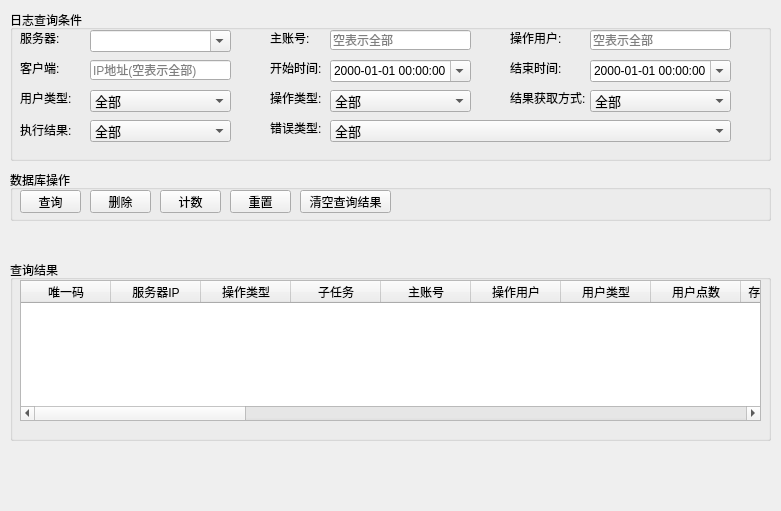
<?xml version="1.0" encoding="UTF-8"?>
<ui version="4.0">
 <class>TabLogWidget</class>
 <widget class="QWidget" name="TabLogWidget">
  <property name="geometry">
   <rect>
    <x>0</x>
    <y>0</y>
    <width>781</width>
    <height>511</height>
   </rect>
  </property>
  <property name="windowTitle">
   <string>Form</string>
  </property>
  <widget class="QGroupBox" name="grpBoxLog">
   <property name="geometry">
    <rect>
     <x>10</x>
     <y>10</y>
     <width>761</width>
     <height>151</height>
    </rect>
   </property>
   <property name="title">
    <string>日志查询条件</string>
   </property>
   <widget class="QLabel" name="labelA0">
    <property name="geometry">
     <rect>
      <x>10</x>
      <y>20</y>
      <width>61</width>
      <height>16</height>
     </rect>
    </property>
    <property name="text">
     <string>服务器:</string>
    </property>
   </widget>
   <widget class="QLabel" name="labelA1">
    <property name="geometry">
     <rect>
      <x>260</x>
      <y>20</y>
      <width>51</width>
      <height>16</height>
     </rect>
    </property>
    <property name="text">
     <string>主账号:</string>
    </property>
   </widget>
   <widget class="QLineEdit" name="lineMaster">
    <property name="geometry">
     <rect>
      <x>320</x>
      <y>20</y>
      <width>141</width>
      <height>20</height>
     </rect>
    </property>
    <property name="placeholderText">
     <string>空表示全部</string>
    </property>
   </widget>
   <widget class="QLineEdit" name="lineOpUser">
    <property name="geometry">
     <rect>
      <x>580</x>
      <y>20</y>
      <width>141</width>
      <height>20</height>
     </rect>
    </property>
    <property name="placeholderText">
     <string>空表示全部</string>
    </property>
   </widget>
   <widget class="QLabel" name="labelA2">
    <property name="geometry">
     <rect>
      <x>500</x>
      <y>20</y>
      <width>61</width>
      <height>16</height>
     </rect>
    </property>
    <property name="text">
     <string>操作用户:</string>
    </property>
   </widget>
   <widget class="QLineEdit" name="lineClientIp">
    <property name="geometry">
     <rect>
      <x>80</x>
      <y>50</y>
      <width>141</width>
      <height>20</height>
     </rect>
    </property>
    <property name="text">
     <string/>
    </property>
    <property name="placeholderText">
     <string>IP地址(空表示全部)</string>
    </property>
   </widget>
   <widget class="QLabel" name="labelB0">
    <property name="geometry">
     <rect>
      <x>10</x>
      <y>50</y>
      <width>61</width>
      <height>16</height>
     </rect>
    </property>
    <property name="text">
     <string>客户端:</string>
    </property>
   </widget>
   <widget class="QLabel" name="labelB1">
    <property name="geometry">
     <rect>
      <x>260</x>
      <y>50</y>
      <width>51</width>
      <height>16</height>
     </rect>
    </property>
    <property name="text">
     <string>开始时间:</string>
    </property>
   </widget>
   <widget class="QLabel" name="labelB2">
    <property name="geometry">
     <rect>
      <x>500</x>
      <y>50</y>
      <width>61</width>
      <height>16</height>
     </rect>
    </property>
    <property name="text">
     <string>结束时间:</string>
    </property>
   </widget>
   <widget class="QComboBox" name="comboBoxTaskResult">
    <property name="geometry">
     <rect>
      <x>80</x>
      <y>110</y>
      <width>141</width>
      <height>22</height>
     </rect>
    </property>
    <property name="font">
     <font>
      <pointsize>10</pointsize>
      <weight>50</weight>
      <bold>false</bold>
     </font>
    </property>
    <item>
     <property name="text">
      <string>全部</string>
     </property>
    </item>
    <item>
     <property name="text">
      <string>1.成功</string>
     </property>
    </item>
    <item>
     <property name="text">
      <string>0.失败</string>
     </property>
    </item>
   </widget>
   <widget class="QLabel" name="labelD0">
    <property name="geometry">
     <rect>
      <x>10</x>
      <y>110</y>
      <width>61</width>
      <height>20</height>
     </rect>
    </property>
    <property name="text">
     <string>执行结果:</string>
    </property>
   </widget>
   <widget class="QComboBox" name="comboBoxUserType">
    <property name="geometry">
     <rect>
      <x>80</x>
      <y>80</y>
      <width>141</width>
      <height>22</height>
     </rect>
    </property>
    <property name="font">
     <font>
      <pointsize>10</pointsize>
      <weight>50</weight>
      <bold>false</bold>
     </font>
    </property>
    <item>
     <property name="text">
      <string>全部</string>
     </property>
    </item>
    <item>
     <property name="text">
      <string>1.会员</string>
     </property>
    </item>
    <item>
     <property name="text">
      <string>2.代理</string>
     </property>
    </item>
   </widget>
   <widget class="QLabel" name="labelC0">
    <property name="geometry">
     <rect>
      <x>10</x>
      <y>80</y>
      <width>61</width>
      <height>16</height>
     </rect>
    </property>
    <property name="text">
     <string>用户类型:</string>
    </property>
   </widget>
   <widget class="QComboBox" name="comboBoxOpType">
    <property name="geometry">
     <rect>
      <x>320</x>
      <y>80</y>
      <width>141</width>
      <height>22</height>
     </rect>
    </property>
    <property name="font">
     <font>
      <pointsize>10</pointsize>
      <weight>50</weight>
      <bold>false</bold>
     </font>
    </property>
    <property name="maxVisibleItems">
     <number>40</number>
    </property>
    <item>
     <property name="text">
      <string>全部</string>
     </property>
    </item>
    <item>
     <property name="text">
      <string>1.用户注册</string>
     </property>
    </item>
    <item>
     <property name="text">
      <string>2.编辑用户信息</string>
     </property>
    </item>
    <item>
     <property name="text">
      <string>3.用户状态切换</string>
     </property>
    </item>
    <item>
     <property name="text">
      <string>4.投注状态切换</string>
     </property>
    </item>
    <item>
     <property name="text">
      <string>5.存入点数</string>
     </property>
    </item>
    <item>
     <property name="text">
      <string>6.提出点数</string>
     </property>
    </item>
    <item>
     <property name="text">
      <string>7.获取用户点数</string>
     </property>
    </item>
    <item>
     <property name="text">
      <string>8.获取主账号点数</string>
     </property>
    </item>
    <item>
     <property name="text">
      <string>9.登录激活-&gt;(新)账号解锁</string>
     </property>
    </item>
    <item>
     <property name="text">
      <string>10.注册激活(新版未使用)</string>
     </property>
    </item>
    <item>
     <property name="text">
      <string>11.验证用户名</string>
     </property>
    </item>
    <item>
     <property name="text">
      <string>12.验证别名</string>
     </property>
    </item>
    <item>
     <property name="text">
      <string>13.同步用户名</string>
     </property>
    </item>
    <item>
     <property name="text">
      <string>14.同步报表</string>
     </property>
    </item>
    <item>
     <property name="text">
      <string>15.获取用户/投注状态</string>
     </property>
    </item>
    <item>
     <property name="text">
      <string>16.账号转移</string>
     </property>
    </item>
   </widget>
   <widget class="QLabel" name="labelC1">
    <property name="geometry">
     <rect>
      <x>260</x>
      <y>80</y>
      <width>51</width>
      <height>16</height>
     </rect>
    </property>
    <property name="text">
     <string>操作类型:</string>
    </property>
   </widget>
   <widget class="QComboBox" name="comboBoxResultMethod">
    <property name="geometry">
     <rect>
      <x>580</x>
      <y>80</y>
      <width>141</width>
      <height>22</height>
     </rect>
    </property>
    <property name="font">
     <font>
      <pointsize>10</pointsize>
      <weight>50</weight>
      <bold>false</bold>
     </font>
    </property>
    <item>
     <property name="text">
      <string>全部</string>
     </property>
    </item>
    <item>
     <property name="text">
      <string>get</string>
     </property>
    </item>
    <item>
     <property name="text">
      <string>post</string>
     </property>
    </item>
   </widget>
   <widget class="QLabel" name="labelC2">
    <property name="geometry">
     <rect>
      <x>500</x>
      <y>80</y>
      <width>81</width>
      <height>16</height>
     </rect>
    </property>
    <property name="text">
     <string>结果获取方式:</string>
    </property>
   </widget>
   <widget class="QDateTimeEdit" name="dateTimeFrom">
    <property name="geometry">
     <rect>
      <x>320</x>
      <y>50</y>
      <width>141</width>
      <height>22</height>
     </rect>
    </property>
    <property name="displayFormat">
     <string>yyyy-MM-dd hh:mm:ss</string>
    </property>
    <property name="calendarPopup">
     <bool>true</bool>
    </property>
   </widget>
   <widget class="QDateTimeEdit" name="dateTimeTo">
    <property name="geometry">
     <rect>
      <x>580</x>
      <y>50</y>
      <width>141</width>
      <height>22</height>
     </rect>
    </property>
    <property name="displayFormat">
     <string>yyyy-MM-dd hh:mm:ss</string>
    </property>
    <property name="calendarPopup">
     <bool>true</bool>
    </property>
   </widget>
   <widget class="QComboBox" name="comboBoxErrorType">
    <property name="geometry">
     <rect>
      <x>320</x>
      <y>110</y>
      <width>401</width>
      <height>22</height>
     </rect>
    </property>
    <property name="font">
     <font>
      <pointsize>10</pointsize>
      <weight>50</weight>
      <bold>false</bold>
     </font>
    </property>
    <property name="maxVisibleItems">
     <number>40</number>
    </property>
    <item>
     <property name="text">
      <string>全部</string>
     </property>
    </item>
    <item>
     <property name="text">
      <string>0.成功</string>
     </property>
    </item>
    <item>
     <property name="text">
      <string>1.失败</string>
     </property>
    </item>
    <item>
     <property name="text">
      <string>2.连接到cookie服务器失败</string>
     </property>
    </item>
    <item>
     <property name="text">
      <string>3.发送用户名密码失败</string>
     </property>
    </item>
    <item>
     <property name="text">
      <string>4.接收cookie失败</string>
     </property>
    </item>
    <item>
     <property name="text">
      <string>5.cookie服务器返回的信息格式错误</string>
     </property>
    </item>
    <item>
     <property name="text">
      <string>6.AES加密数据格式错误</string>
     </property>
    </item>
    <item>
     <property name="text">
      <string>7.太阳城登陆失败</string>
     </property>
    </item>
    <item>
     <property name="text">
      <string>8.太阳城正在维护</string>
     </property>
    </item>
    <item>
     <property name="text">
      <string>9.cookie过期(System Error)</string>
     </property>
    </item>
    <item>
     <property name="text">
      <string>10.cookie过期(404 - File or directory not found)</string>
     </property>
    </item>
    <item>
     <property name="text">
      <string>11.cookie过期(This page uses frames)</string>
     </property>
    </item>
    <item>
     <property name="text">
      <string>12.squid错误(The requested URL could not be retrieved)</string>
     </property>
    </item>
    <item>
     <property name="text">
      <string>13.cookie过期(太阳城错误)</string>
     </property>
    </item>
    <item>
     <property name="text">
      <string>14.json格式错误</string>
     </property>
    </item>
    <item>
     <property name="text">
      <string>15.下载页面失败</string>
     </property>
    </item>
    <item>
     <property name="text">
      <string>16.提交数据失败</string>
     </property>
    </item>
    <item>
     <property name="text">
      <string>17.curl初始化失败</string>
     </property>
    </item>
    <item>
     <property name="text">
      <string>18.写文件失败</string>
     </property>
    </item>
    <item>
     <property name="text">
      <string>19.匹配不到数据</string>
     </property>
    </item>
    <item>
     <property name="text">
      <string>20.找不到激活用户</string>
     </property>
    </item>
    <item>
     <property name="text">
      <string>21.操作类型错误</string>
     </property>
    </item>
    <item>
     <property name="text">
      <string>22.用户类型错误</string>
     </property>
    </item>
    <item>
     <property name="text">
      <string>23.用户/投注状态错误</string>
     </property>
    </item>
    <item>
     <property name="text">
      <string>24.用户密码为空</string>
     </property>
    </item>
    <item>
     <property name="text">
      <string>25.唯一码为空</string>
     </property>
    </item>
    <item>
     <property name="text">
      <string>26.自定义(网页返回的错误信息)</string>
     </property>
    </item>
    <item>
     <property name="text">
      <string>27.查询报表的日期为空</string>
     </property>
    </item>
    <item>
     <property name="text">
      <string>28.数据库参数错误</string>
     </property>
    </item>
    <item>
     <property name="text">
      <string>29.数据库初始化失败</string>
     </property>
    </item>
    <item>
     <property name="text">
      <string>30.数据库连接失败</string>
     </property>
    </item>
    <item>
     <property name="text">
      <string>31.注册失败,搜索不到用户</string>
     </property>
    </item>
    <item>
     <property name="text">
      <string>32.数据库命令执行失败</string>
     </property>
    </item>
    <item>
     <property name="text">
      <string>33.空指针错误</string>
     </property>
    </item>
    <item>
     <property name="text">
      <string>-1.未知错误</string>
     </property>
    </item>
   </widget>
   <widget class="QLabel" name="labelD1">
    <property name="geometry">
     <rect>
      <x>260</x>
      <y>110</y>
      <width>51</width>
      <height>16</height>
     </rect>
    </property>
    <property name="text">
     <string>错误类型:</string>
    </property>
   </widget>
   <widget class="QComboBox" name="comboBoxServerIp">
    <property name="geometry">
     <rect>
      <x>80</x>
      <y>20</y>
      <width>141</width>
      <height>22</height>
     </rect>
    </property>
    <property name="editable">
     <bool>true</bool>
    </property>
   </widget>
  </widget>
  <widget class="QGroupBox" name="grpBoxSearchResult">
   <property name="geometry">
    <rect>
     <x>10</x>
     <y>260</y>
     <width>761</width>
     <height>181</height>
    </rect>
   </property>
   <property name="title">
    <string>查询结果</string>
   </property>
   <widget class="QTableWidget" name="tableSearchResult">
    <property name="geometry">
     <rect>
      <x>10</x>
      <y>20</y>
      <width>741</width>
      <height>141</height>
     </rect>
    </property>
    <property name="editTriggers">
     <set>QAbstractItemView::NoEditTriggers</set>
    </property>
    <property name="selectionMode">
     <enum>QAbstractItemView::ExtendedSelection</enum>
    </property>
    <property name="selectionBehavior">
     <enum>QAbstractItemView::SelectRows</enum>
    </property>
    <property name="sortingEnabled">
     <bool>true</bool>
    </property>
    <attribute name="horizontalHeaderDefaultSectionSize">
     <number>90</number>
    </attribute>
    <attribute name="horizontalHeaderHighlightSections">
     <bool>false</bool>
    </attribute>
    <attribute name="horizontalHeaderStretchLastSection">
     <bool>true</bool>
    </attribute>
    <attribute name="verticalHeaderHighlightSections">
     <bool>false</bool>
    </attribute>
    <column>
     <property name="text">
      <string>唯一码</string>
     </property>
    </column>
    <column>
     <property name="text">
      <string>服务器IP</string>
     </property>
    </column>
    <column>
     <property name="text">
      <string>操作类型</string>
     </property>
    </column>
    <column>
     <property name="text">
      <string>子任务</string>
     </property>
    </column>
    <column>
     <property name="text">
      <string>主账号</string>
     </property>
    </column>
    <column>
     <property name="text">
      <string>操作用户</string>
     </property>
    </column>
    <column>
     <property name="text">
      <string>用户类型</string>
     </property>
    </column>
    <column>
     <property name="text">
      <string>用户点数</string>
     </property>
    </column>
    <column>
     <property name="text">
      <string>存入/提出点数</string>
     </property>
    </column>
    <column>
     <property name="text">
      <string>序号</string>
     </property>
    </column>
    <column>
     <property name="text">
      <string>页数</string>
     </property>
    </column>
    <column>
     <property name="text">
      <string>主页网址</string>
     </property>
    </column>
    <column>
     <property name="text">
      <string>回调网址</string>
     </property>
    </column>
    <column>
     <property name="text">
      <string>结果获取方式</string>
     </property>
    </column>
    <column>
     <property name="text">
      <string>网页响应信息</string>
     </property>
    </column>
    <column>
     <property name="text">
      <string>错误源文件</string>
     </property>
    </column>
    <column>
     <property name="text">
      <string>错误函数</string>
     </property>
    </column>
    <column>
     <property name="text">
      <string>错误行号</string>
     </property>
    </column>
    <column>
     <property name="text">
      <string>网页存储路径</string>
     </property>
    </column>
    <column>
     <property name="text">
      <string>错误信息</string>
     </property>
    </column>
    <column>
     <property name="text">
      <string>CURL错误信息</string>
     </property>
    </column>
    <column>
     <property name="text">
      <string>客户端IP</string>
     </property>
    </column>
    <column>
     <property name="text">
      <string>客户端端口</string>
     </property>
    </column>
    <column>
     <property name="text">
      <string>开始时间</string>
     </property>
    </column>
    <column>
     <property name="text">
      <string>结束时间</string>
     </property>
    </column>
    <column>
     <property name="text">
      <string>使用时间</string>
     </property>
    </column>
    <column>
     <property name="text">
      <string>执行结果</string>
     </property>
    </column>
   </widget>
  </widget>
  <widget class="QGroupBox" name="grpBoxSqlOp">
   <property name="geometry">
    <rect>
     <x>10</x>
     <y>170</y>
     <width>761</width>
     <height>51</height>
    </rect>
   </property>
   <property name="title">
    <string>数据库操作</string>
   </property>
   <widget class="QPushButton" name="btnClearResult">
    <property name="geometry">
     <rect>
      <x>290</x>
      <y>20</y>
      <width>91</width>
      <height>23</height>
     </rect>
    </property>
    <property name="text">
     <string>清空查询结果</string>
    </property>
   </widget>
   <widget class="QPushButton" name="btnSearch">
    <property name="geometry">
     <rect>
      <x>10</x>
      <y>20</y>
      <width>61</width>
      <height>23</height>
     </rect>
    </property>
    <property name="text">
     <string>查询</string>
    </property>
   </widget>
   <widget class="QPushButton" name="btnReset">
    <property name="geometry">
     <rect>
      <x>220</x>
      <y>20</y>
      <width>61</width>
      <height>23</height>
     </rect>
    </property>
    <property name="text">
     <string>重置</string>
    </property>
   </widget>
   <widget class="QPushButton" name="btnDelete">
    <property name="geometry">
     <rect>
      <x>80</x>
      <y>20</y>
      <width>61</width>
      <height>23</height>
     </rect>
    </property>
    <property name="text">
     <string>删除</string>
    </property>
   </widget>
   <widget class="QPushButton" name="btnCount">
    <property name="geometry">
     <rect>
      <x>150</x>
      <y>20</y>
      <width>61</width>
      <height>23</height>
     </rect>
    </property>
    <property name="text">
     <string>计数</string>
    </property>
   </widget>
  </widget>
 </widget>
 <tabstops>
  <tabstop>lineMaster</tabstop>
  <tabstop>lineOpUser</tabstop>
  <tabstop>lineClientIp</tabstop>
  <tabstop>dateTimeFrom</tabstop>
  <tabstop>dateTimeTo</tabstop>
  <tabstop>comboBoxUserType</tabstop>
  <tabstop>comboBoxOpType</tabstop>
  <tabstop>comboBoxResultMethod</tabstop>
  <tabstop>comboBoxTaskResult</tabstop>
  <tabstop>comboBoxErrorType</tabstop>
  <tabstop>btnSearch</tabstop>
  <tabstop>btnDelete</tabstop>
  <tabstop>btnCount</tabstop>
  <tabstop>btnReset</tabstop>
  <tabstop>btnClearResult</tabstop>
  <tabstop>tableSearchResult</tabstop>
 </tabstops>
 <resources/>
 <connections/>
</ui>
